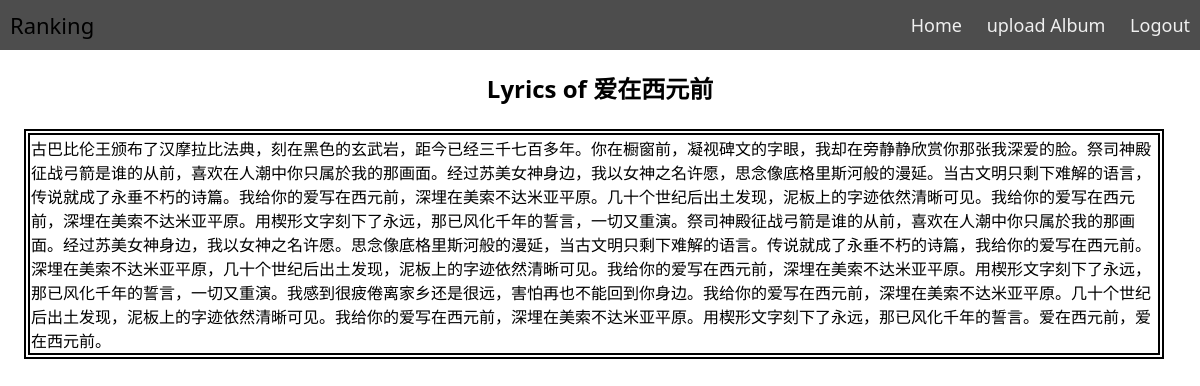
The page /lyrics.php?sid=1 (signed in) on the database its author committed.
### tables this page shows
CREATE TABLE `songs` (
  `id` int(100) UNSIGNED NOT NULL,
  `list_number` int(100) UNSIGNED NOT NULL,
  `song` varchar(100) NOT NULL,
  `song_in_album` int(100) UNSIGNED DEFAULT NULL
);

CREATE TABLE `lyrics` (
  `id` int(100) UNSIGNED NOT NULL,
  `album` int(100) UNSIGNED NOT NULL,
  `song` int(100) UNSIGNED NOT NULL,
  `sentence` varchar(500) DEFAULT NULL
);

### lyrics.php (the view, shortened to what this page needs)
<?php
include("db.php");
$id = $_GET['sid'];
$query = "select * from lyrics where song = '$id'";
$record = mysqli_query($con, $query);
$query1 = "select * from songs where id = '$id'";
$record1 = mysqli_query($con, $query1);
$record1 = mysqli_fetch_assoc($record1);
?>
<!DOCTYPE html>
<html>
<head>
    <link rel="stylesheet" href="style1.css" />
</head>
<body>
<div class="nav">
  <div class="nav-header">
        <div class="nav-title">
        <a href="index.php">
        Ranking
        </a>
        </div>
  </div>
  <div class="nav-links">
    <a href="index.php" >Home</a>
    <a href="upload.php" >upload Album</a>
    <?php if(!isset($_SESSION["username"])){ ?>
    <a href="login.php" >login</a>
    <a href="registration.php" >Signup</a>
    <?php }else{ ?>
    <a href="logout.php" >Logout</a>
    <?php } ?>
  </div>
</div>
<h2 style="text-align:center;">Lyrics of  <?php echo $record1['song'] ?></h2>
    <table style="width: 95%;border:2px solid black;margin:2%;">
      <tbody >
        <tr style="height: 23px;">
          <td style="width: 23%; height: 80%; border:2px solid black;" colspan="3">
          <?php foreach($record as $res){
              echo $res['sentence'];
          } ?>
        </td>
        </tr>
      </tbody>
    </table>
</body>
</html>

### style1.css (style rules this page uses)
* { box-sizing: border-box; }
a:link { text-decoration: none; color: black; }
body { margin: 0px; font-family: 'segoe ui'; }
.nav { height: 50px; width: 100%; background-color: #4d4d4d; position: relative; }
.nav > .nav-header { display: inline; }
.nav > .nav-header > .nav-title { display: inline-block; font-size: 22px; color: #fff; padding: 10px 10px 10px 10px; }
.nav > .nav-links { display: inline; float: right; font-size: 18px; }
.nav > .nav-links > a { display: inline-block; padding: 13px 10px 13px 10px; text-decoration: none; color: #efefef; }

### rows shown on the page
songs: song "爱在西元前"
lyrics: sentence "古巴比伦王颁布了汉摩拉比法典，刻在黑色的玄武岩，距今已经三千七百多年。"
lyrics: sentence "你在橱窗前，凝视碑文的字眼，我却在旁静静欣赏你那张我深爱的脸。"
lyrics: sentence "祭司神殿征战弓箭是谁的从前，喜欢在人潮中你只属於我的那画面。"
lyrics: sentence "经过苏美女神身边，我以女神之名许愿，思念像底格里斯河般的漫延。"
lyrics: sentence "当古文明只剩下难解的语言，传说就成了永垂不朽的诗篇。"
lyrics: sentence "我给你的爱写在西元前，深埋在美索不达米亚平原。"
lyrics: sentence "几十个世纪后出土发现，泥板上的字迹依然清晰可见。"
lyrics: sentence "我给你的爱写在西元前，深埋在美索不达米亚平原。"
lyrics: sentence "用楔形文字刻下了永远，那已风化千年的誓言，一切又重演。"
lyrics: sentence "祭司神殿征战弓箭是谁的从前，喜欢在人潮中你只属於我的那画面。"
lyrics: sentence "经过苏美女神身边，我以女神之名许愿。"
lyrics: sentence "思念像底格里斯河般的漫延，当古文明只剩下难解的语言。"
lyrics: sentence "传说就成了永垂不朽的诗篇，我给你的爱写在西元前。"
lyrics: sentence "深埋在美索不达米亚平原，几十个世纪后出土发现，泥板上的字迹依然清晰可见。"
lyrics: sentence "我给你的爱写在西元前，深埋在美索不达米亚平原。"
lyrics: sentence "用楔形文字刻下了永远，那已风化千年的誓言，一切又重演。"
lyrics: sentence "我感到很疲倦离家乡还是很远，害怕再也不能回到你身边。"
lyrics: sentence "我给你的爱写在西元前，深埋在美索不达米亚平原。"
lyrics: sentence "几十个世纪后出土发现，泥板上的字迹依然清晰可见。"
lyrics: sentence "我给你的爱写在西元前，深埋在美索不达米亚平原。"
lyrics: sentence "用楔形文字刻下了永远，那已风化千年的誓言。"
lyrics: sentence "爱在西元前，爱在西元前。"
